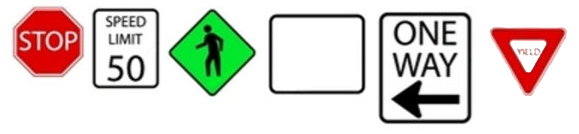
%> input picture Code/templates.png, 579 x 134 px
$ octave Assign3.m   (GNU Octave 9; MATLAB toolbox functions it lacks are replaced by stand-ins)
%> lines starting %> are read from the running program, lines starting %| are printed output that depends on the picture
### Code/cropImage.m
function output_img = cropImage(input_img)
    %CROPIMAGE Crops out black border form the input image.
    arguments (Input)
        input_img (:,:) logical
    end

    arguments (Output)
        output_img (:,:) logical
    end

    [rows, cols] = find(input_img);
    min_row = min(rows);
    max_row = max(rows);
    min_col = min(cols);
    max_col = max(cols);
    output_img = input_img(min_row:max_row, min_col:max_col, :);
end

### Code/Assign3.m
clear all
close all
clc

testFolder = '.\tests';
resultFolder = '..\Result';
images = dir(fullfile(testFolder, '*.jpg'));
template_width = 100;
scale_factors = {[2.5, 3.0, 3.5];
                 [1.0, 1.5, 2.0];
                 [2.0, 2.5, 3.0, 3.5];
                 [1.0, 1.5, 2.0];
                 [2.5, 3.0]
                };
canny_params = {[.1 .4, 1];
                [.1 .3, 1];
                [.1 .5, 1.5];
                [.2 .4, 1];
                [.3 .5, 1.5]
               };

% First, process all the signs in the sign template image
img_template = imread('templates.png');
%> img_template is the input picture: size 134x579x3 uint8; mean R, G, B 218.8, 213.7, 206.8
img_template_gray = rgb2gray(img_template);
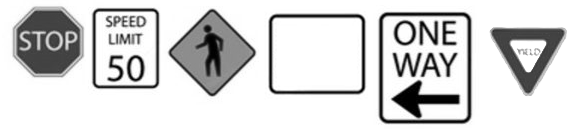
%> img_template_gray: size 134x579 uint8; min 0, max 255, mean 214.5
figure, imshow(img_template_gray), title('BW Original Templates');

[h, w] = size(img_template_gray);
%> h = 134; w = 579
num_templates = int16(w / template_width);
%> num_templates = 6
for i=1:num_templates
    new_img = zeros(h, template_width);
%> (the run ends here)
